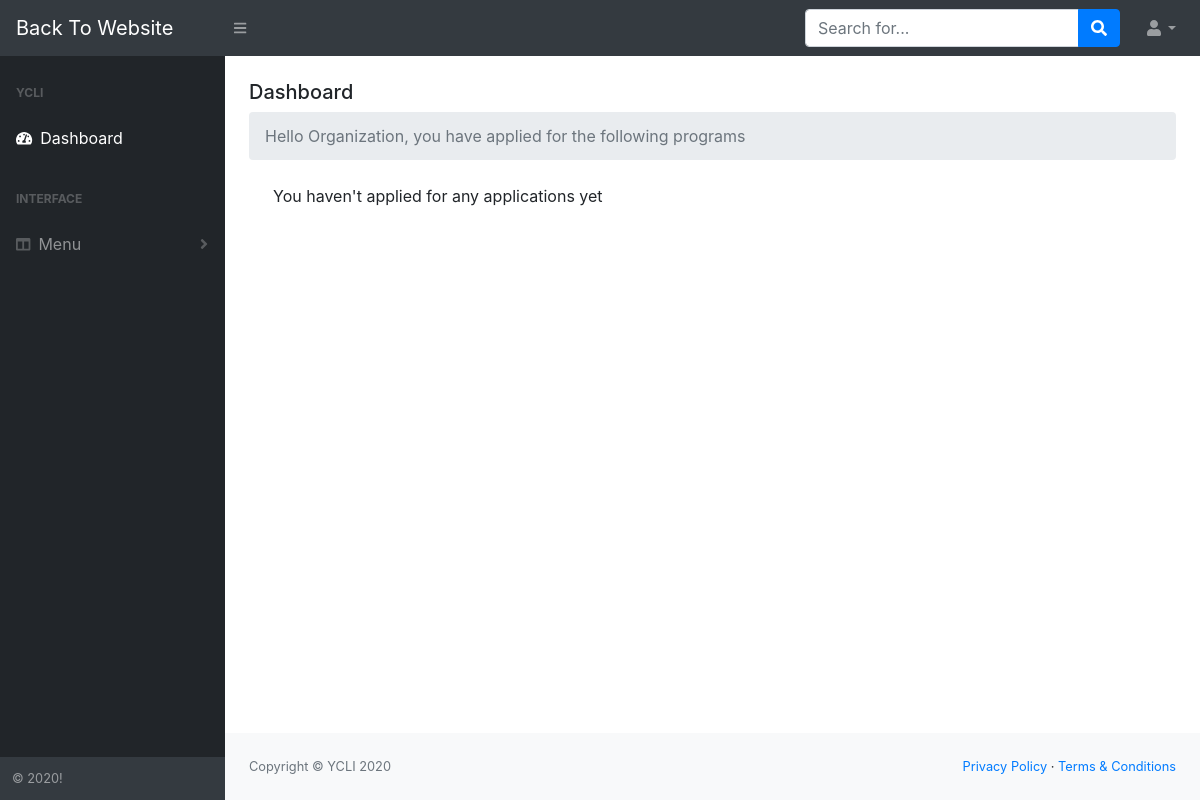
/accounts/dashboard/ (signed in), run on an earlier commit of the app's database.
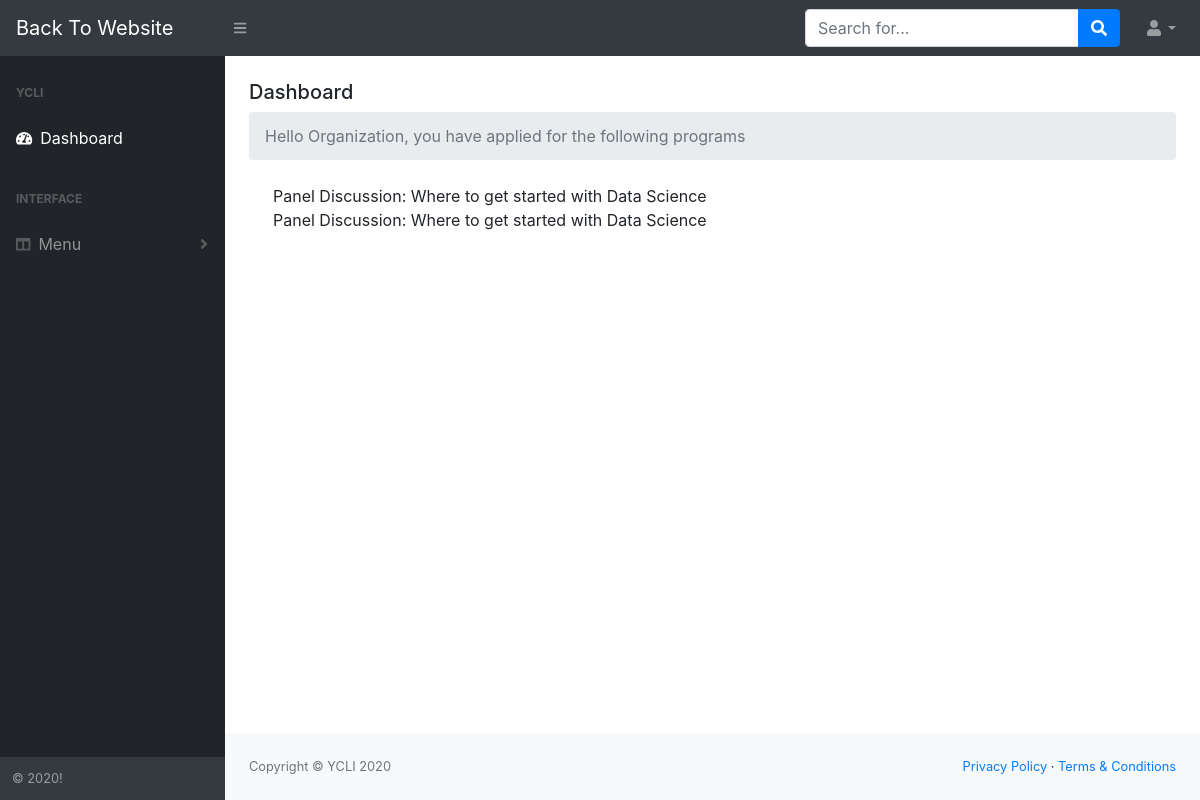
And on a later commit of the database.
### accounts/models.py (models this page shows)
class CustomUser(AbstractUser):
    org_name     = models.CharField(max_length=30, default="Organization", help_text='Organization Name.')
    photo = models.ImageField(upload_to='images/', default='attach photo')
    org_email		= 	models.CharField(max_length=100)
    org_phone		= 	models.CharField(max_length=100)
    org_website		= 	models.CharField(max_length=100, blank=True)
    org_address		= 	models.CharField(max_length=100)
    org_city		= 	models.CharField(max_length=100)
    org_country		= 	models.CharField(max_length=100)
    person_name 		= models.CharField(max_length=100)
    person_org_title	= 	models.CharField(max_length=100, default="Director")
    person_email		= 	models.CharField(max_length=100)
    person_phone		= 	models.CharField(max_length=100, default="0712345067")
    staff_no	= 	models.CharField(max_length=100)
    org_type	= 	models.CharField(max_length=100)
    mission		= 	models.TextField(max_length=100)
    area_of_focus	= models.CharField(max_length=100)
    date_joined    	= models.DateTimeField(verbose_name="date Joined", auto_now_add=True)
    instagram       = models.CharField(max_length=100, blank=True)
    facebook        = models.CharField(max_length=100, blank=True)
    linkedin        = models.CharField(max_length=100, blank=True)
    twitter         = models.CharField(max_length=100, blank=True)
    def __str__(self):
        return self.org_name

### program/models.py (models this page shows)
class Application(models.Model):
	program = models.ForeignKey(Program, related_name='applications', on_delete=models.CASCADE)
	full_name = models.CharField(max_length=255, verbose_name = "Full Name")
	company = models.CharField(max_length=255, verbose_name = "Company Name")
	email = models.CharField(max_length=255, verbose_name = "Email Address")
	website = models.CharField(max_length=255, verbose_name = "Website Link")
	country = models.CharField(max_length=255, verbose_name = "Country")
	city = models.CharField(max_length=255,verbose_name = "City/Region/State")
	description = models.TextField(verbose_name = "Description of your youth programs")
	importance = models.TextField(verbose_name = "Why is the program you are applying for important to you?")
	photo = models.ImageField(upload_to='images/', default='attach photo')
	created_by = models.ForeignKey(CustomUser, related_name='applications', on_delete=models.CASCADE)
	created_at = models.DateTimeField(auto_now_add=True)
	class Meta:
		verbose_name = "Program Registration"

class Program(models.Model):
	title = models.CharField(max_length=255, verbose_name = "Name of Program")
	location = models.CharField(max_length=255)
	date_from = models.DateTimeField()
	date_to = models.DateTimeField()
	photo = models.ImageField(upload_to='images/', default='attach photo')
	description = models.TextField()
	categories = models.CharField(choices=PROGRAM_TYPES, max_length=255, default='Kitui')
	created_at = models.DateTimeField(auto_now_add=True)
	changed_at = models.DateTimeField(auto_now=True)
	class Meta:
		verbose_name = "All Program"

### accounts/views.py (the view)
# urls.py: path("dashboard/", views.dashboard, name="dashboard"),
@login_required
def dashboard(request):
	return render(request, 'accounts/dashboard.html')

### accounts/templates/accounts/dashboard.html (shortened to what this page needs)
{% load static %}
<!DOCTYPE html>
<html lang="en">
    <head>
        <link rel="stylesheet" type="text/css" href="{% static 'css/styles.css' %}">
        <link href="https://cdn.datatables.net/1.10.20/css/dataTables.bootstrap4.min.css" rel="stylesheet" />
    </head>
    <body class="sb-nav-fixed">
        <nav class="sb-topnav navbar navbar-expand navbar-dark bg-dark">
            <a class="navbar-brand" href="/">Back To Website</a>
            <button class="btn btn-link btn-sm order-1 order-lg-0" id="sidebarToggle" href="#"><i class="fas fa-bars"></i></button>
            <form class="d-none d-md-inline-block form-inline ml-auto mr-0 mr-md-3 my-2 my-md-0">
                <div class="input-group">
                    <input class="form-control" type="text" placeholder="Search for..." aria-label="Search" aria-describedby="basic-addon2" />
                    <div class="input-group-append">
                        <button class="btn btn-primary" type="button"><i class="fas fa-search"></i></button>
                    </div>
                </div>
            </form>
            <ul class="navbar-nav ml-auto ml-md-0">
                <li class="nav-item dropdown">
                    <a class="nav-link dropdown-toggle" id="userDropdown" href="#" role="button" data-toggle="dropdown" aria-haspopup="true" aria-expanded="false"><i class="fas fa-user fa-fw"></i></a>
                </li>
            </ul>
        </nav>
        <div id="layoutSidenav">
            <div id="layoutSidenav_nav">
                <nav class="sb-sidenav accordion sb-sidenav-dark" id="sidenavAccordion">
                    <div class="sb-sidenav-menu">
                        <div class="nav">
                            <div class="sb-sidenav-menu-heading">YCLI</div>
                            <a class="nav-link" href="{% url 'dashboard' %}">
                                <div class="sb-nav-link-icon"><i class="fas fa-tachometer-alt"></i></div>
                                Dashboard
                            </a>
                            <div class="sb-sidenav-menu-heading">Interface</div>
                            <a class="nav-link collapsed" href="#" data-toggle="collapse" data-target="#collapseLayouts" aria-expanded="false" aria-controls="collapseLayouts">
                                <div class="sb-nav-link-icon"><i class="fas fa-columns"></i></div>
                                Menu
                                <div class="sb-sidenav-collapse-arrow"><i class="fas fa-angle-down"></i></div>
                            </a>
                        </div>
                    </div>
                    <div class="sb-sidenav-footer">
                        <div class="small">&copy; 2020!</div>
                    </div>
                </nav>
            </div>
            <div id="layoutSidenav_content">
                <main>
                    <div class="container-fluid">
                        <h5 class="mt-4">Dashboard</h5>
                        <ol class="breadcrumb mb-4">
                            <li class="breadcrumb-item active">Hello {{ request.user | title }}, you have applied for the following programs</li>
                        </ol>
                        <div class="container">
                            {% for application in request.user.applications.all %}
                            <div class="application">
                                {{ application.program.title }}
                            </div>
                            {% empty %}
                            <p>You haven't applied for any applications yet</p>
                            {% endfor %}
                        </div>
                    </div>
                </main>
                <footer class="py-4 bg-light mt-auto">
                    <div class="container-fluid">
                        <div class="d-flex align-items-center justify-content-between small">
                            <div class="text-muted">Copyright &copy; YCLI 2020</div>
                            <div>
                                <a href="#">Privacy Policy</a>
                                &middot;
                                <a href="#">Terms &amp; Conditions</a>
                            </div>
                        </div>
                    </div>
                </footer>
            </div>
        </div>
    </body>
</html>

What changed in the data, as far as the page shows it:
added Application: program "Panel Discussion: Where to get started with Data Science"
added Application: program "Panel Discussion: Where to get started with Data Science"
Also different on the page:
text no longer shown: "You haven't applied for any applications yet"
